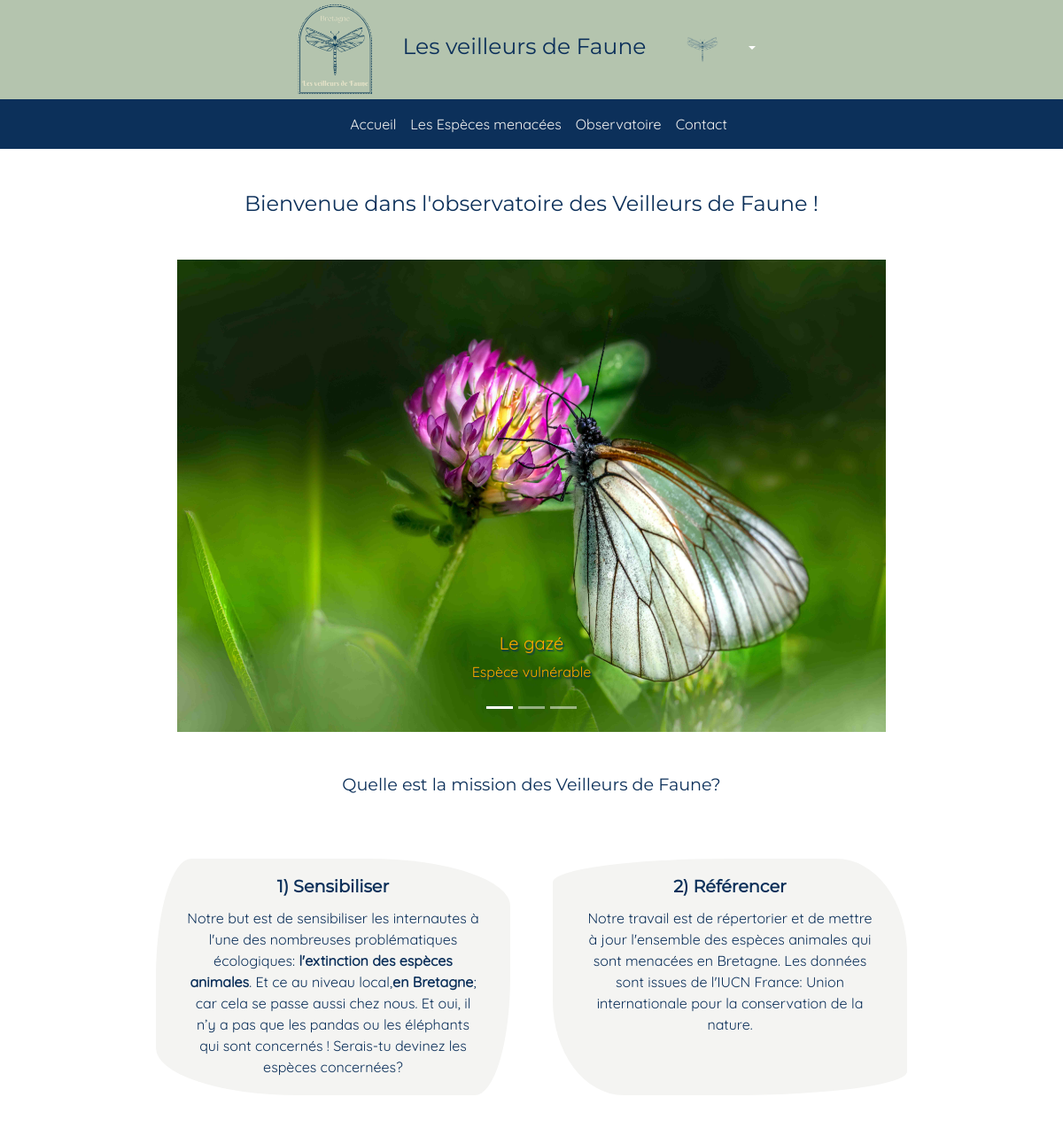
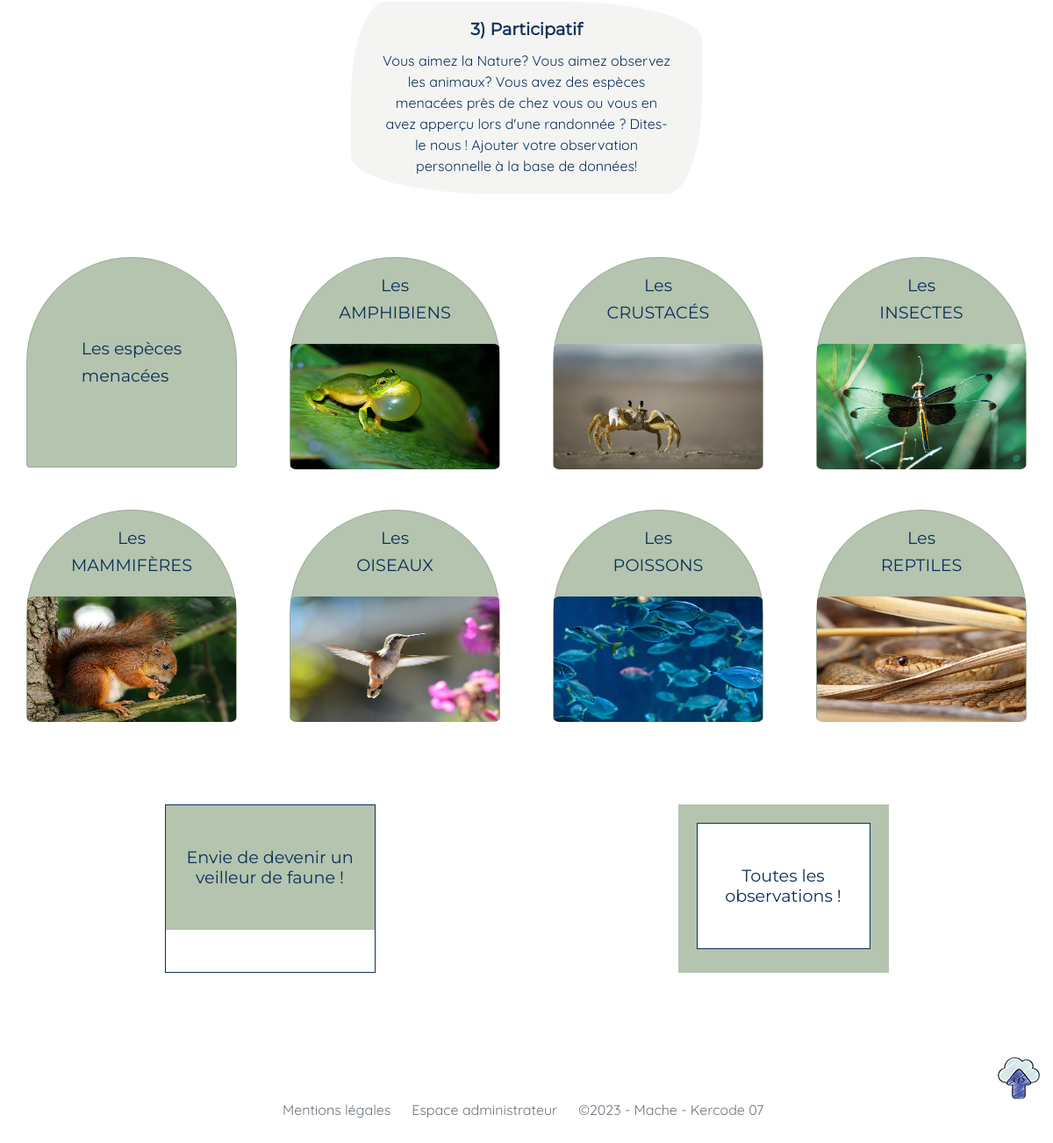
The page / on the database its author committed (2 pictures, top to bottom).
### tables this page shows
CREATE TABLE `category` (
  `idCategory` int(11) NOT NULL,
  `name` varchar(20) NOT NULL,
  `picture` varchar(250) NOT NULL,
  `pictureCredit` varchar(255) DEFAULT NULL,
  `content` text NOT NULL
);

### App/Models/Category.php (called while the page is built, shortened)
<?php
class Category extends DbConnection
{
    public static function findAllCategories(): array
    {
        try {
            $pdo = self::connection();
            if (!empty($pdo)) {
                $sql = $pdo->prepare("SELECT * FROM category");
                $sql->execute();
                return $sql->fetchAll();
            }
        }
        catch (PDOException $e){
            echo "La lecture de l'ensemble des catégories a échoué: " . $e->getMessage();
        }
    }
}

### App/Views/Front/home.php (the view, shortened to what this page needs)
<?php
  include('./App/Views/Front/Layout/head.php') ;
  include('./App/Views/Front/Layout/header.php') ;
?>
<main role="main" class="no-gutters">
  <h2 class="text-center my-5">Bienvenue dans l'observatoire des Veilleurs de Faune !</h2>
  <div id="carouselExampleIndicators" class="carousel slide myNoGutters" data-ride="carousel">
    <ol class="carousel-indicators">
      <li data-target="#carouselExampleIndicators" data-slide-to="0" class="active"></li>
      <li data-target="#carouselExampleIndicators" data-slide-to="1"></li>
      <li data-target="#carouselExampleIndicators" data-slide-to="2"></li>
    </ol>
    <div class="carousel-inner">
      <div class="carousel-item active">
        <img src="Public/img/slider1_gaze.jpg" class="d-block w-100 sliderPicture mx-auto"
          alt="papillon ailes transparentes">
        <div class="carousel-caption d-none d-md-block captionTop">
          <h5>Le gazé</h5>
          <p>Espèce vulnérable</p>
        </div>
      </div>
    </div>
    <button class="carousel-control-prev" data-target="#carouselExampleIndicators" data-slide="prev"></button>
    <button class="carousel-control-next" data-target="#carouselExampleIndicators" data-slide="next"></button>
  </div>
  <section class="row justify-content-center access">
    <h3 class="my-5 col-lg-12 text-center">Quelle est la mission des Veilleurs de Faune? </h3>
    <div class="col-lg-4 card text-center m-4">
      <div class="card-body">
        <h3 class="card-title font-weight-bold">1) Sensibiliser</h3>
        <p class="card-text">Notre but est de sensibiliser les internautes à l'une des nombreuses problématiques
          écologiques: <span>l'extinction des espèces animales</span>. Et ce au niveau local,<span>en Bretagne</span>;
          car cela se passe aussi chez nous. Et oui, il n’y a pas que les pandas ou les éléphants qui sont concernés !
          Serais-tu devinez les espèces concernées? </p>
      </div>
    </div>
    <div class="col-lg-4 card text-center m-4 ">
      <div class="card-body ">
        <h3 class="card-title font-weight-bold">2) Référencer</h3>
        <p class="card-text">Notre travail est de répertorier et de mettre à jour l'ensemble des espèces animales qui
          sont menacées en Bretagne. Les données sont issues de l'IUCN France: Union internationale pour la conservation
          de la nature. </p>
      </div>
    </div>
    <div class="col-lg-4 card text-center m-4">
      <div class="card-body">
        <h3 class="card-title font-weight-bold">3) Participatif</h3>
        <p class="card-text">Vous aimez la Nature? Vous aimez observez les animaux? Vous avez des espèces menacées près
          de chez vous ou vous en avez apperçu lors d'une randonnée ? Dites-le nous ! Ajouter votre observation
          personnelle à la base de données! </p>
      </div>
    </div>
  </section>
  <section id="categories" class="mt-5">
    <div class="row">
      <div class="col-lg-3 col-md-4 col-sm-6 mb-5">
        <div class="card mx-auto">
          <div class="card-body d-flex flex-column justify-content-center align-items-center">
            <a href="index.php?action=findSpeciesByCategory" title="voir les espèces menacées">
              <h3 class="card-text">Les espèces</h3>
              <h3 class="card-text">menacées</h3>
            </a>
          </div>
        </div>
      </div>
      <?php foreach ($categories as $category) : ?>
        <div class="col-lg-3 col-md-4 col-sm-6 mb-5">
          <div class="card mx-auto">
            <a href="index.php?action=findSpeciesByCategory&idCategory=<?php echo $category['idCategory']; ?>" title="se dirigez vers cette catégorie">
              <div class="card-body d-flex flex-column justify-content-center align-items-center">
                <h3 class="card-text">Les </h3>
                <h3 class="card-text text-center"><?php echo mb_strtoupper($category['name']); ?></h3>
              </div>
              <img class="card-img-top imgRatioHomeCard img-fluid mx-auto mt-1"
                src="Public/img/<?php echo $category['picture']; ?>" alt="animal d'une catégorie"
                title="Crédit Photo: <?php echo $category['pictureCredit'];?>">
            </a>
          </div>
        </div>
      <?php endforeach; ?>
    </div>
  </section>
  <section>
    <div class="d-flex flex-wrap justify-content-around mt-5">
      <div class="card-flip mb-5">
        <div class="card-flip-inner">
          <div class="card-flip-recto observationCard">
            <h3 class="card-title observationCardTitle py-5 px-3">Envie de devenir un veilleur de faune !</h3>
          </div>
          <div class="card-flip-verso observationCard">
            <p class="card-title observationCardTitle py-5 px-3">Aidez-nous à recenser les espèces menacés près de chez
              vous, ou lors de vos ballades !</p>
          </div>
        </div>
      </div>
      <div class="card-flip observationCard">
        <div class="card-body text-center">
          <a href="index.php?action=findAllObservations" title="se diriger vers les observations">
            <h3 class="card-title observationCardTitle2 py-5 px-3">Toutes les observations !</h3>
          </a>
        </div>
      </div>
    </div>
  </section>
  <a title="Remonter en haut de la page" href="index.php">
    <img class="my-5 float-right" src="Public/img/up.png" alt="flèche haut">
  </a>
</main>
<?php
  include('./App/Views/Front/Layout/footer.php') ;
?>

### index.php (shortened to what this page needs)
<?php
try {
  $categoryController = new CategoryController;
  $speciesController = new SpeciesController;
  $accountController = new AccountController;
  $contactController = new ContactController;
  $observationController = new ObservationController;
  $action = $_GET["action"] ?? null;
  if (!empty($action)) {
    switch ($action) {
      case 'createAccount':
        $accountController->addAccount();
        break;
      case 'readAccount':
        $accountController->getConnectedAccount();
        break;
      case 'readForUpdateAccount':
        $accountController->getAccount($_GET['idAccount'] ?? 0);
        break;
      case 'updateAccount':
        $accountController->modifyAccount($_GET['idAccount'] ?? 0);
        break;
      case 'deleteAccount':
        $accountController->removeAccount($_GET['idAccount'] ?? 0);
        break;
      case 'login':
        $accountController->login();
        break;
      case 'logout':
        $accountController->logout();
        break;
      case 'findAllCategories':
          $categoryController->getAllCategories();
          break;
      case 'readSpecies':
        $speciesController->getSpecies($_GET['idSpecies'] ?? 0);
        break;
      case 'findSpeciesByCategory':
        $speciesController->getSpeciesByCategory();
        break;
      case 'filterByCategory':
        $speciesController->filterByCategory();
        break;
      case 'createObservation':
        $observationController->addObservation();
        break;
      case 'findAllObservations':
        $observationController->getAllObservations();
        break;
      case 'contact':
        $contactController->sendMessage();
        break;
      case 'legals':
        require ('./App/Views/Front/legals.php');
        break;
      default:
        require ('./App/Views/Front/error404.php');
    }
  } else {
      $categories = Category::findAllCategories();
      require ('App/Views/Front/Home.php');
  }
}
catch(Exception $e) {
    echo "Erreur fatale";
}

### App/Views/Front/layout/head.php (shortened to what this page needs)
<!DOCTYPE html>
<html lang="fr">
    <head>
        <link rel="stylesheet" href="https://cdnjs.cloudflare.com/ajax/libs/font-awesome/6.2.0/css/all.min.css"
 />
        <link rel="stylesheet" href="https://cdn.jsdelivr.net/npm/bootstrap@4.6.2/dist/css/bootstrap.min.css"
>
        <link rel="stylesheet" href="./Public/css/style.css">
    </head>

### App/Views/Front/layout/header.php (shortened to what this page needs)
<body class="container-fluid">
    <header role="banner" >
        <div class="topBanner myNoGutters d-flex flex-wrap align-items-center justify-content-center">
            <div class="logo mr-4">
                <a title="retour à l'accueil" href="index.php">
                    <img src="Public/img/veilleursDeFauneLogo2.png" alt="logo" class="img-fluid">
                </a>
            </div>
            <div class="d-flex flex-wrap justify-content-between align-items-center">
                <h1 class="ml-1">Les veilleurs de Faune</h1>
                <ul class="nav nav-pills accountNavLink">
                    <li class="nav-item dropdown">
                        <a class="nav-link dropdown-toggle bg-transparent" data-toggle="dropdown" href="#"><img
                                src="Public/img/logo-account.png" alt="icone pour accéder se connecter"
                                class="accountImgRatio"></a>
                    </li>
                </ul>
            </div>
        </div>
        <div class="menu">
            <nav class="navbar navbar-expand-xl navbar-dark myNoGutters justify-content-center" role="navigation">
                <div class="collapse navbar-collapse justify-content-center" id="collapsibleNavbar">
                    <ul class="navbar-nav text-center">
                        <li class="nav-item">
                            <a class="nav-link" title="accéder à l'accueil" href="index.php">Accueil</a>
                        </li>
                        <li class="nav-item">
                            <a class="nav-link" title="voir les espèces menacées" href="index.php?action=findSpeciesByCategory">Les Espèces menacées</a>
                        </li>
                        <li class="nav-item">
                            <a class="nav-link" title="voir les observations" href="index.php?action=findAllObservations">Observatoire</a>
                        </li>
                        <li class="nav-item">
                            <a class="nav-link" title="accéder au formulaire de contact" href="index.php?action=contact">Contact</a>
                        </li>
                    </ul>
                </div>
            </nav>
        </div>
    </header>
</body>

### App/Views/Front/layout/footer.php
        <footer role=contentinfo>
            <div class="row mt-5">
                <div class="col">
                    <ul class="d-flex flex-wrap justify-content-center my-5">
                        <li><a title="mentions légales" href="index.php?action=legals" class="text-muted">Mentions légales</a></li>
                        <li><a title="espace administrateur" href="admin.php?action=login" class="text-muted mx-4">Espace administrateur</a></li>
                        <li class="text-muted">&copy;2023 - Mache - Kercode 07</li>
                    </ul>
                </div>
            </div>
        </footer>
    </body>
</html>

### Public/css/style.css (style rules this page uses)
:root { --main-color: rgba(180, 196, 174); --secondary-color: rgba(12,48,90); --accent-color: rgb(244, 244, 242); }
* { scroll-behavior: smooth; font-family: 'Quicksand', 'Roboto', 'Segoe UI'; }
.myNoGutters { margin-left: -1rem; margin-right: -1rem; }
h1, h2, h3 { font-family: 'Montserrat', 'Roboto', 'Segoe UI'; color: var(--secondary-color); }
h1 { font-size: 25px; }
h2 { font-size: 1rem; }
h3 { font-size: 1.2rem; }
p { color: var(--secondary-color); }
ul li { list-style: none; }
a, a:visited, a:hover { text-decoration: none; color: rgba(255,255,255); }
span { font-weight: bold; }
.topBanner { background-color: var(--main-color); }
.logo img { width: 6rem; height: auto; }
.navbar { background-color: var(--secondary-color); }
.navbar-dark .navbar-nav .nav-link, .custom-toggler.navbar-toggler { color: var(--accent-color) }
.access .card { max-width: 25rem; border: none; }
.access .card:nth-child(odd) { border-radius: 50% 20% / 10% 40%; background-color: var(--accent-color); }
.access .card:nth-child(even) { border-radius: 10% 40% / 50% 20%; background-color: var(--accent-color); }
.accountImgRatio { max-width: 12rem; height: 6rem; }
.sliderPicture { max-width: 50rem; }
#carouselExampleIndicators h5, #carouselExampleIndicators p { color: orange; text-shadow: 0.1rem 0.1rem 0.1rem var(--secondary-color); }
main h2 { font-size: 1.5rem; }
#categories .card { width: 15rem; height: 15rem; }
#categories .card { background-color: var(--main-color); border-top-right-radius: 50%; border-top-left-radius: 50%; }
.observationCard { width: 15rem; height: 15rem; }
.observationCard:nth-child(even) { border: 0.1rem solid var(--main-color); background-color: var(--main-color); }
.observationCardTitle:nth-child(odd) { background-color: var(--main-color); }
.observationCardTitle2 { background-color: white; border: 0.1rem solid var(--secondary-color); }
.card-flip { width: 15rem; height: 12rem; border: 0.1rem solid var(--secondary-color); }
.card-flip-inner { position: relative; width: 100%; text-align: center; transition: transform 1.2s; transform-style: preserve-3d; -webkit-transition: transform 1.2s; -moz-transition: transform 1.2s; -ms-transition: transform 1.2s; -o-transition: transform 1.2s; }
.card-flip-recto, .card-flip-verso { position: absolute; width: 100%; height: 300%; -webkit-backface-visibility: hidden; backface-visibility: hidden; }
.card-flip-verso { transform: rotateY(180deg); }
.imgRatioHomeCard { width: 14.9rem; height: 8.9rem; border-radius: 3%; }

### rows shown on the page
category: name "AMPHIBIENS", picture (picture)
category: name "CRUSTACÉS", picture (picture)
category: name "INSECTES", picture (picture)
category: name "MAMMIFÈRES", picture (picture)
category: name "OISEAUX", picture (picture)
category: name "POISSONS", picture (picture)
category: name "REPTILES", picture (picture)
